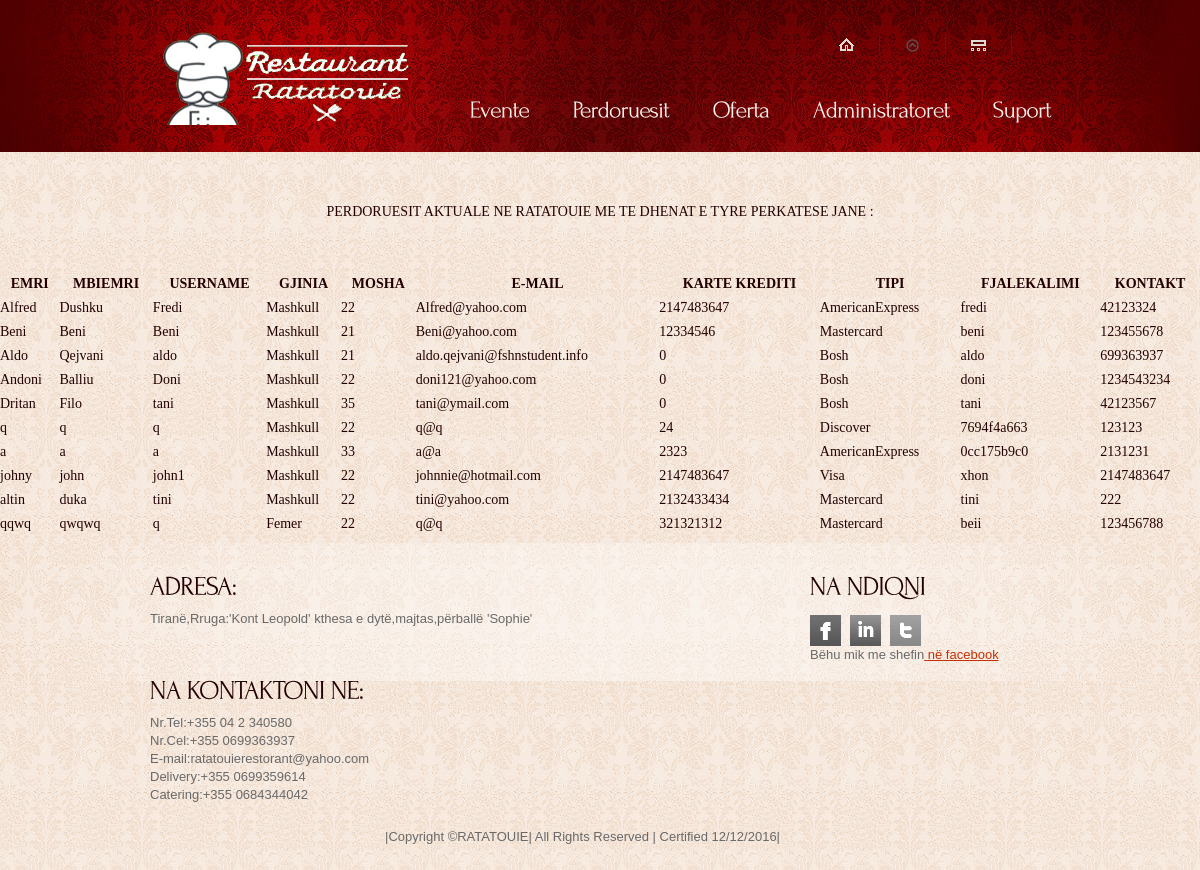
/listeuser.php, run on the app's committed database.
### tables this page shows
CREATE TABLE `users` (
  `ID` int(11) NOT NULL,
  `name` varchar(20) NOT NULL,
  `surname` varchar(20) NOT NULL,
  `username` varchar(10) NOT NULL,
  `gender` enum('Mashkull','Femer') NOT NULL,
  `age` int(2) NOT NULL,
  `email` varchar(40) NOT NULL,
  `creditcard` int(16) NOT NULL,
  `type` enum('Bosh','Visa','Mastercard','Discover','AmericanExpress') NOT NULL,
  `password` varchar(10) NOT NULL,
  `contact` int(10) NOT NULL
);

### listeuser.php (the view, shortened to what this page needs)
<!DOCTYPE html>
<html lang="en">
<head>
<link rel="stylesheet" href="css/reset.css" type="text/css" media="all">
<link rel="stylesheet" href="css/layout.css" type="text/css" media="all">
<link rel="stylesheet" href="css/style.css" type="text/css" media="all">
</head>
<body id="page2">
<div class="body6">
  <div class="body1">
    <div class="main">
      <header>
        <h1><a href="index.php" id="logo">Restorant Ratatouie</a></h1>
         <nav>
            <ul id="top_nav">
              <li><a href="index.php"><img src="images/icon_1.gif" alt=""></a></li>
              <li><a href="reklama.php"><img src="images/icon_3.png" alt=""></a></li>
              <li><a href="admin.php"><img src="images/icon_2.gif" alt=""></a></li>
            </ul>
          </nav>
        <nav>
           <ul id="menu">
              <li><a href="events.php">Evente</a></li>
              <li><a href="users.php">Perdoruesit</a></li>
              <li><a href="ulje.php">Oferta</a></li>
              <li><a href="admini.php">Administratoret</a></li>
              <li><a href="help.php">Suport</a></li>
            </ul>
        </nav>
        </header>
    </div>
  </div>
</div><br><br>
<p align="center">PERDORUESIT AKTUALE NE RATATOUIE ME TE DHENAT E TYRE PERKATESE JANE : </p><br>
<?php
$sql=("SELECT *  FROM users");
$records=mysql_query($sql);
?>
<table style="width:100%">
  <tr>
    <th>EMRI</th>
    <th>MBIEMRI</th>
    <th>USERNAME</th>
    <th>GJINIA</th>
    <th>MOSHA</th>
    <th>E-MAIL</th>
    <th>KARTE KREDITI</th>
    <th>TIPI</th>
    <th>FJALEKALIMI</th>
    <th>KONTAKT</th>
  </tr>
  <?php
  while($users=mysql_fetch_assoc($records)){
    echo "<tr>";
    echo "<td>".$users['name']."</td>";
    echo "<td>".$users['surname']."</td>";
     echo "<td>".$users['username']."</td>";
      echo "<td>".$users['gender']."</td>";
      echo "<td>".$users['age']."</td>";
       echo "<td>".$users['email']."</td>";
        echo "<td>".$users['creditcard']."</td>";
        echo "<td>".$users['type']."</td>";
                echo "<td>".$users['password']."</td>";
 echo "<td>".$users['contact']."</td>";
    echo "</tr>";
  }
  ?>
  </table>
    <div class="body3">
  <div class="body4">
    <div class="main">
      <footer><hr>
        <div class="wrapper">
          <section class="col1 pad_left1">
     <h3>ADRESA:</h3>
         <p>Tiranë,Rruga:'Kont Leopold' kthesa e dytë,majtas,përballë 'Sophie'</p>
            <h3>NA KONTAKTONI NE:</h3>
      <p>Nr.Tel:+355 04 2 340580<br>
         Nr.Cel:+355 0699363937<br>
               E-mail:ratatouierestorant@yahoo.com<br>
               Delivery:+355 0699359614<br>
               Catering:+355 0684344042<br></p>
        <P ALIGN=right>
        |Copyright &copy;RATATOUIE|
         All Rights Reserved |
               Certified 12/12/2016|</p></section>
          <section class="col2 pad_left1">
            <h3>NA NDIQNI </h3>
            <ul id="icons">
              <li><a href="https://www.facebook.com/Restorant-Ratatouie-1187326811355133/" target="_blank" class="normaltip"><img src="images/icon1.gif" alt=""></a></li>
              <li><a href="https://www.instagram.com/ratatouierestorant/?hl=en" target="_blank" class="normaltip"><img src="images/icon2.gif" alt=""></a></li>
              <li><a href="https://twitter.com/RRatatouie" target="_blank" class="normaltip"><img src="images/icon3.gif" alt=""></a></li>
              <li>Bëhu mik me shefin<a href="https://www.facebook.com/ratatouiechef.restorantchef.3" target=_"blank"> në facebook</a></li>
        </ul>
        </section>
        </div>
      </footer>
    </div>
  </div>
</div>
</body>
</html>
  </body>
  </html>

### css/layout.css (style rules this page uses)
.col1, .col2, .col3, .cols { float:left }
.col1 { width:630px }
.col2 { width:240px }

### css/style.css (style rules this page uses)
article, aside, audio, canvas, command, datalist, details, embed, figcaption, figure, footer, header, hgroup, keygen, meter, nav, output, progress, section, source, video { display:block }
.wrapper { width:100%; overflow:hidden }
body { background:url(../images/bg_bot.jpg) center 0 repeat #faf3ed; border:0; font:14px Georgia, "Times New Roman", Times, serif; color:#200; line-height:24px }
.main { margin:0 auto; width:960px }
.body1 { background:url(../images/bg_top_img.jpg) top center no-repeat }
.body3 { background:url(../images/bg_bot.jpg) top center repeat }
.body4 { background:url(../images/bg_bot_img.jpg) top center no-repeat }
.body6 { background:url(../images/bg_top.jpg) top repeat-x }
a { color:#a80002; text-decoration:none; outline:none }
h1 { float:left; padding:0px 0 0 36px }
h3 { font-size:27px; color:#230000; line-height:1.2em; padding:20px 0 9px 0; letter-spacing:-1px }
p { padding-bottom:24px }
header { height:121px; padding-top:31px; width:100%; overflow:hidden }
#logo { display:block; background:url(../images/rat.png) 0 0 no-repeat; width:259px; height:94px; text-indent:-9999px }
#top_nav { float:right; padding:4px 43px 30px 0 }
#top_nav li { float:left; padding:3px 26px 5px 0; background:url(../images/top_line.gif) right 0 no-repeat; margin-right:25px }
#top_nav li a { display:block; line-height:0 }
#menu { width:633px; float:right; padding:0 0 0 0 }
#menu li { float:left; padding-left:3px }
#menu li a { display:block; font-size:24px; color:#faf3ed; line-height:40px; padding:0 20px; height:44px; letter-spacing:-1px }
.pad_left1 { padding-left:30px }
footer { height:138px; font:13px "Trebuchet MS", Arial, Helvetica, sans-serif; color:#696969; line-height:18px }
footer a { color:#c53005; text-decoration:underline }
#icons { padding:5px 0 0 0 }
#icons li { float:left; padding-right:9px }

### data on the page
users: name "Alfred", surname "Dushku", username "Fredi", gender "Mashkull", age "22", email "Alfred@yahoo.com", creditcard "2147483647", type "AmericanExpress", password "fredi", contact "42123324"
users: name "Beni", surname "Beni", username "Beni", gender "Mashkull", age "21", email "Beni@yahoo.com", creditcard "12334546", type "Mastercard", password "beni", contact "123455678"
users: name "Aldo", surname "Qejvani", username "aldo", gender "Mashkull", age "21", email "aldo.qejvani@fshnstudent.info", creditcard "0", type "Bosh", password "aldo", contact "699363937"
users: name "Andoni", surname "Balliu", username "Doni", gender "Mashkull", age "22", email "doni121@yahoo.com", creditcard "0", type "Bosh", password "doni", contact "1234543234"
users: name "Dritan", surname "Filo", username "tani", gender "Mashkull", age "35", email "tani@ymail.com", creditcard "0", type "Bosh", password "tani", contact "42123567"
users: name "q", surname "q", username "q", gender "Mashkull", age "22", email "q@q", creditcard "24", type "Discover", password "7694f4a663", contact "123123"
users: name "a", surname "a", username "a", gender "Mashkull", age "33", email "a@a", creditcard "2323", type "AmericanExpress", password "0cc175b9c0", contact "2131231"
users: name "johny", surname "john", username "john1", gender "Mashkull", age "22", email "johnnie@hotmail.com", creditcard "2147483647", type "Visa", password "xhon", contact "2147483647"
users: name "altin", surname "duka", username "tini", gender "Mashkull", age "22", email "tini@yahoo.com", creditcard "2132433434", type "Mastercard", password "tini", contact "222"
users: name "qqwq", surname "qwqwq", username "q", gender "Femer", age "22", email "q@q", creditcard "321321312", type "Mastercard", password "beii", contact "123456788"
